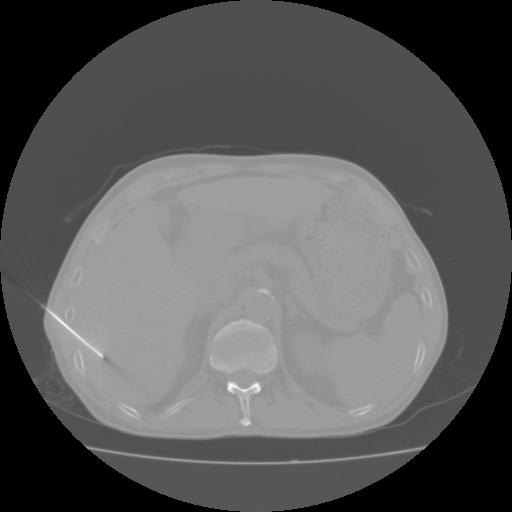
#> input picture Test_Img/10.jpg, 512 x 512 px, found by its file name
$ python Backprojection_in_OpenCV.py
#> lines starting #> are read from the running program, lines starting #| are printed output that depends on the picture; after the words box and inside, x2 and y2 are one past the last pixel; in counts of white or black regions, pixels touching at a corner belong together
import numpy as np
import cv2 as cv
roi = cv.imread('/home/qiao/PythonProjects/Opencv_On_CT/Test_Img/10.jpg')
#> roi is the input picture: shape (512, 512, 3); min 0, max 254, mean 90.7
hsv = cv.cvtColor(roi,cv.COLOR_BGR2HSV)
#> hsv: shape (512, 512, 3); mean H, S, V 0, 0, 90.7
target = cv.imread('/home/qiao/PythonProjects/Opencv_On_CT/Test_Img/9.jpg')
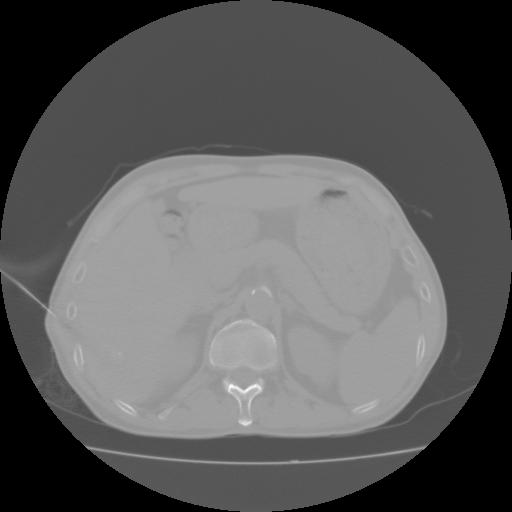
#> input picture Test_Img/9.jpg, 512 x 512 px, found by its file name
#> target is the input picture: shape (512, 512, 3); min 0, max 255, mean 91.7
hsvt = cv.cvtColor(target,cv.COLOR_BGR2HSV)
#> hsvt: shape (512, 512, 3); mean H, S, V 0, 0, 91.7
# calculating object histogram
roihist = cv.calcHist([hsv],[0, 1], None, [180, 256], [0, 180, 0, 256] )
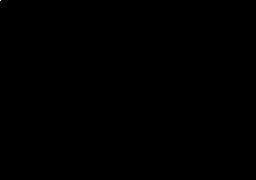
#> roihist: shape (180, 256) float32; values 0 (black) and 262144 (white), 0% white in thin lines or dots, all inside (x1, y1, x2, y2) = (0, 0, 1, 1)
# normalize histogram and apply backprojection
cv.normalize(roihist,roihist,0,255,cv.NORM_MINMAX)
dst = cv.calcBackProject([hsvt],[0,1],roihist,[0,180,0,256],1)
#> dst: shape (512, 512); every value is 255
# Now convolute with circular disc
disc = cv.getStructuringElement(cv.MORPH_ELLIPSE,(5,5))
cv.filter2D(dst,-1,disc,dst)
# threshold and binary AND
ret,thresh = cv.threshold(dst,50,255,0)
thresh = cv.merge((thresh,thresh,thresh))
#> thresh: shape (512, 512, 3); every value is 255
res = cv.bitwise_and(target,thresh)
res = np.vstack((target,thresh,res))
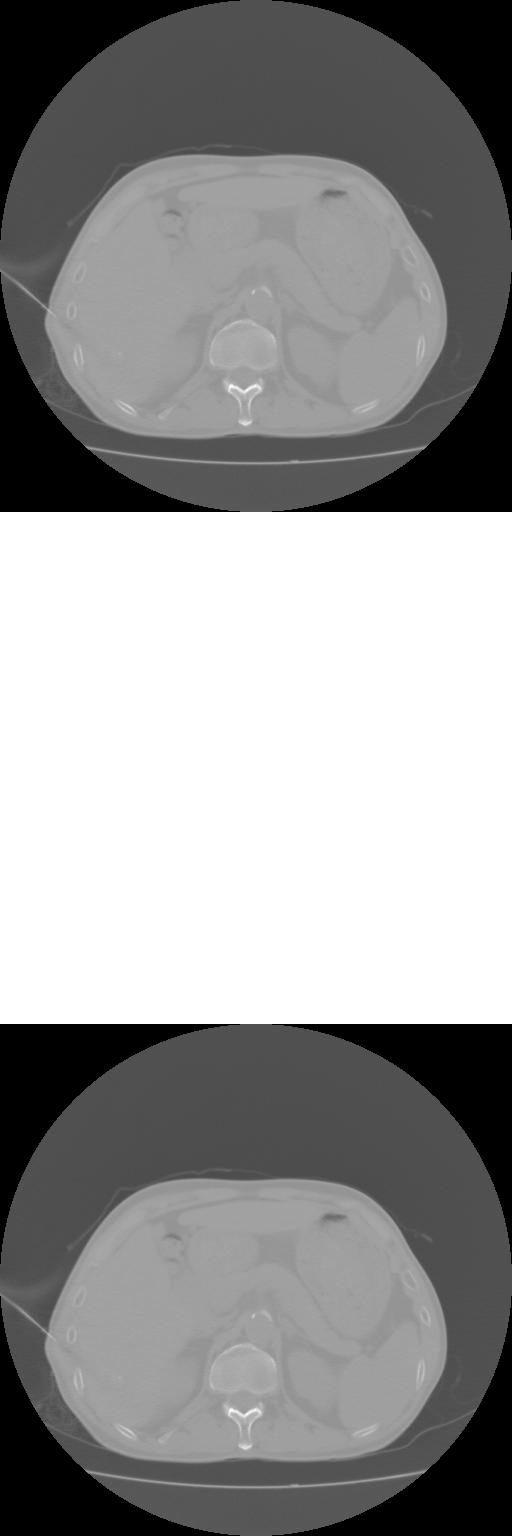
#> res: shape (1536, 512, 3); min 0, max 255, mean 146.2
cv.imshow('res.jpg',res)
cv.waitKey(0)
